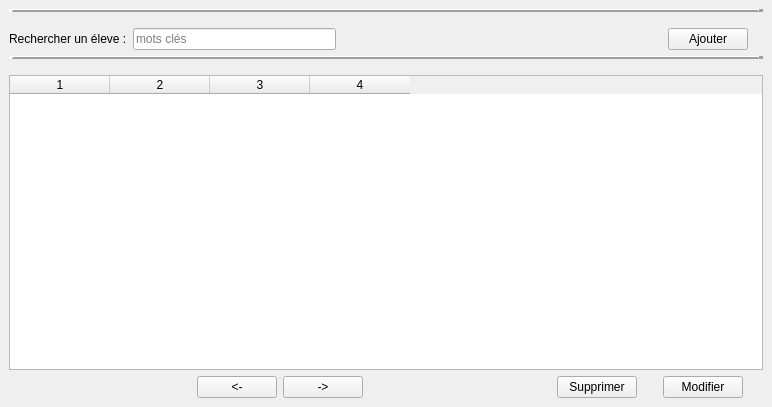
<?xml version="1.0" encoding="UTF-8"?>
<ui version="4.0">
 <class>inscription</class>
 <widget class="QMainWindow" name="inscription">
  <property name="geometry">
   <rect>
    <x>0</x>
    <y>0</y>
    <width>772</width>
    <height>407</height>
   </rect>
  </property>
  <property name="windowTitle">
   <string>inscription</string>
  </property>
  <widget class="QWidget" name="centralwidget">
   <layout class="QVBoxLayout" name="verticalLayout_6">
    <item>
     <widget class="Line" name="line_2">
      <property name="frameShadow">
       <enum>QFrame::Raised</enum>
      </property>
      <property name="lineWidth">
       <number>5</number>
      </property>
      <property name="orientation">
       <enum>Qt::Horizontal</enum>
      </property>
     </widget>
    </item>
    <item>
     <spacer name="verticalSpacer_2">
      <property name="orientation">
       <enum>Qt::Vertical</enum>
      </property>
      <property name="sizeType">
       <enum>QSizePolicy::Fixed</enum>
      </property>
      <property name="sizeHint" stdset="0">
       <size>
        <width>10</width>
        <height>10</height>
       </size>
      </property>
     </spacer>
    </item>
    <item>
     <layout class="QHBoxLayout" name="horizontalLayout_2">
      <item>
       <layout class="QFormLayout" name="formLayout">
        <item row="0" column="0">
         <widget class="QLabel" name="rechercherUnLeveLabel">
          <property name="text">
           <string>Rechercher un éleve :</string>
          </property>
         </widget>
        </item>
        <item row="0" column="1">
         <widget class="QLineEdit" name="searchEdit">
          <property name="placeholderText">
           <string>mots clés</string>
          </property>
         </widget>
        </item>
       </layout>
      </item>
      <item>
       <spacer name="horizontalSpacer">
        <property name="orientation">
         <enum>Qt::Horizontal</enum>
        </property>
        <property name="sizeType">
         <enum>QSizePolicy::Expanding</enum>
        </property>
        <property name="sizeHint" stdset="0">
         <size>
          <width>20</width>
          <height>20</height>
         </size>
        </property>
       </spacer>
      </item>
      <item>
       <widget class="QPushButton" name="ajouter">
        <property name="text">
         <string>Ajouter</string>
        </property>
       </widget>
      </item>
      <item>
       <spacer name="horizontalSpacer_5">
        <property name="orientation">
         <enum>Qt::Horizontal</enum>
        </property>
        <property name="sizeType">
         <enum>QSizePolicy::Fixed</enum>
        </property>
        <property name="sizeHint" stdset="0">
         <size>
          <width>15</width>
          <height>0</height>
         </size>
        </property>
       </spacer>
      </item>
     </layout>
    </item>
    <item>
     <widget class="Line" name="line">
      <property name="frameShadow">
       <enum>QFrame::Raised</enum>
      </property>
      <property name="lineWidth">
       <number>5</number>
      </property>
      <property name="orientation">
       <enum>Qt::Horizontal</enum>
      </property>
     </widget>
    </item>
    <item>
     <spacer name="verticalSpacer">
      <property name="orientation">
       <enum>Qt::Vertical</enum>
      </property>
      <property name="sizeType">
       <enum>QSizePolicy::Fixed</enum>
      </property>
      <property name="sizeHint" stdset="0">
       <size>
        <width>10</width>
        <height>10</height>
       </size>
      </property>
     </spacer>
    </item>
    <item>
     <layout class="QVBoxLayout" name="verticalLayout">
      <item>
       <layout class="QHBoxLayout" name="horizontalLayout">
        <item>
         <widget class="QTableWidget" name="tableWidget">
          <property name="enabled">
           <bool>true</bool>
          </property>
          <property name="frameShape">
           <enum>QFrame::StyledPanel</enum>
          </property>
          <property name="frameShadow">
           <enum>QFrame::Sunken</enum>
          </property>
          <property name="showGrid">
           <bool>true</bool>
          </property>
          <property name="gridStyle">
           <enum>Qt::CustomDashLine</enum>
          </property>
          <property name="wordWrap">
           <bool>false</bool>
          </property>
          <property name="cornerButtonEnabled">
           <bool>false</bool>
          </property>
          <property name="columnCount">
           <number>4</number>
          </property>
          <attribute name="horizontalHeaderVisible">
           <bool>true</bool>
          </attribute>
          <attribute name="horizontalHeaderCascadingSectionResizes">
           <bool>false</bool>
          </attribute>
          <attribute name="horizontalHeaderHighlightSections">
           <bool>false</bool>
          </attribute>
          <attribute name="horizontalHeaderShowSortIndicator" stdset="0">
           <bool>false</bool>
          </attribute>
          <attribute name="verticalHeaderVisible">
           <bool>true</bool>
          </attribute>
          <attribute name="verticalHeaderHighlightSections">
           <bool>true</bool>
          </attribute>
          <column/>
          <column/>
          <column/>
          <column/>
         </widget>
        </item>
       </layout>
      </item>
     </layout>
    </item>
    <item>
     <layout class="QHBoxLayout" name="horizontalLayout_3">
      <item>
       <spacer name="horizontalSpacer_6">
        <property name="orientation">
         <enum>Qt::Horizontal</enum>
        </property>
        <property name="sizeHint" stdset="0">
         <size>
          <width>40</width>
          <height>20</height>
         </size>
        </property>
       </spacer>
      </item>
      <item>
       <widget class="QPushButton" name="prevBtn">
        <property name="text">
         <string>&lt;-</string>
        </property>
       </widget>
      </item>
      <item>
       <widget class="QPushButton" name="nextBtn">
        <property name="text">
         <string>-&gt;</string>
        </property>
       </widget>
      </item>
      <item>
       <spacer name="horizontalSpacer_2">
        <property name="orientation">
         <enum>Qt::Horizontal</enum>
        </property>
        <property name="sizeHint" stdset="0">
         <size>
          <width>40</width>
          <height>20</height>
         </size>
        </property>
       </spacer>
      </item>
      <item>
       <widget class="QPushButton" name="supprimer">
        <property name="text">
         <string>Supprimer</string>
        </property>
       </widget>
      </item>
      <item>
       <spacer name="horizontalSpacer_3">
        <property name="orientation">
         <enum>Qt::Horizontal</enum>
        </property>
        <property name="sizeType">
         <enum>QSizePolicy::Fixed</enum>
        </property>
        <property name="sizeHint" stdset="0">
         <size>
          <width>20</width>
          <height>20</height>
         </size>
        </property>
       </spacer>
      </item>
      <item>
       <widget class="QPushButton" name="modifier">
        <property name="text">
         <string>Modifier</string>
        </property>
       </widget>
      </item>
      <item>
       <spacer name="horizontalSpacer_4">
        <property name="orientation">
         <enum>Qt::Horizontal</enum>
        </property>
        <property name="sizeType">
         <enum>QSizePolicy::Fixed</enum>
        </property>
        <property name="sizeHint" stdset="0">
         <size>
          <width>20</width>
          <height>10</height>
         </size>
        </property>
       </spacer>
      </item>
     </layout>
    </item>
    <item>
     <layout class="QVBoxLayout" name="verticalLayout_2"/>
    </item>
   </layout>
  </widget>
  <widget class="QMenuBar" name="menubar">
   <property name="geometry">
    <rect>
     <x>0</x>
     <y>0</y>
     <width>772</width>
     <height>23</height>
    </rect>
   </property>
  </widget>
 </widget>
 <resources/>
 <connections/>
</ui>
